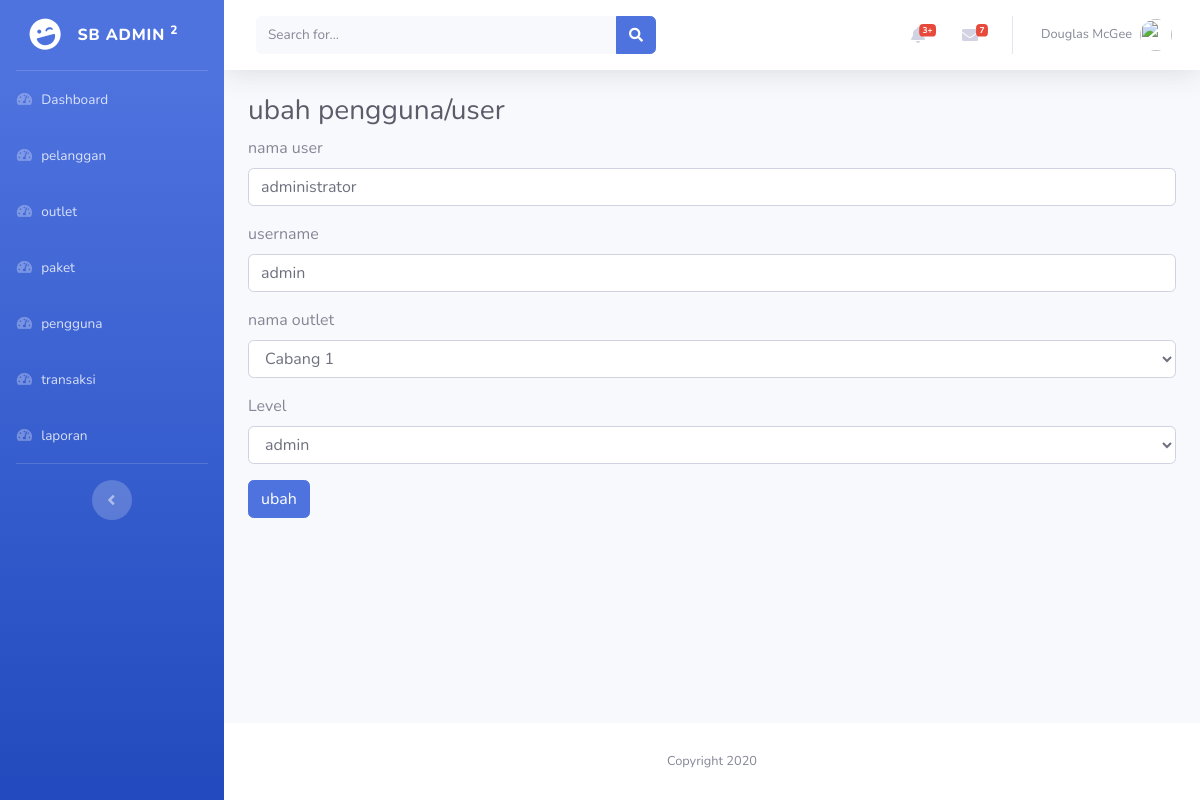
Screenshot of /admin/e_pengguna.php?id=1 (signed in) with the database file from the repository.
### tables this page shows
CREATE TABLE `tb_user` (
  `id_user` int(11) NOT NULL,
  `nama_user` varchar(35) NOT NULL,
  `username` varchar(35) NOT NULL,
  `password` varchar(35) NOT NULL,
  `id_outlet` int(15) NOT NULL,
  `level` enum('admin','kasir','owner') NOT NULL
);

CREATE TABLE `tb_outlet` (
  `id_outlet` int(15) NOT NULL,
  `nama_outlet` varchar(35) NOT NULL,
  `alamat` text NOT NULL,
  `telp` varchar(15) NOT NULL
);

### admin/e_pengguna.php (the view, shortened to what this page needs)
<?php
include("../koneksi.php");
$query2 = mysqli_query($koneksi, "SELECT * FROM tb_outlet");
$data_outlet = [];
while($r = mysqli_fetch_assoc($query2)){
  $data_outlet[] = $r;
}
$id = $_GET["id"];
$query3 = mysqli_query($koneksi, "SELECT * FROM tb_user WHERE id_user = $id");
$data = mysqli_fetch_assoc($query3);
?>
<!DOCTYPE html>
<html lang="en">
<head>
    <link href="../assets/fontawesome/css/all.min.css" rel="stylesheet" type="text/css">
    <link href="../assets/css/sb-admin-2.min.css" rel="stylesheet">
</head>
<body id="page-top">
    <div id="wrapper">
        <ul class="navbar-nav bg-gradient-primary sidebar sidebar-dark accordion" id="accordionSidebar">
            <a class="sidebar-brand d-flex align-items-center justify-content-center" href="index.html">
                <div class="sidebar-brand-icon rotate-n-15">
                    <i class="fas fa-laugh-wink"></i>
                </div>
                <div class="sidebar-brand-text mx-3">SB Admin <sup>2</sup></div>
            </a>
            <hr class="sidebar-divider my-0">
            <li class="nav-item">
                <a class="nav-link" href="index.php">
                    <i class="fas fa-fw fa-tachometer-alt"></i>
                    <span>Dashboard</span></a>
            </li>
            <li class="nav-item">
                <a class="nav-link" href="pelanggan.php">
                    <i class="fas fa-fw fa-tachometer-alt"></i>
                    <span>pelanggan</span></a>
            </li>
            <li class="nav-item">
                <a class="nav-link" href="outlet.php">
                    <i class="fas fa-fw fa-tachometer-alt"></i>
                    <span>outlet</span></a>
            </li>
            <li class="nav-item">
                <a class="nav-link" href="paket.php">
                    <i class="fas fa-fw fa-tachometer-alt"></i>
                    <span>paket</span></a>
            </li>
            <li class="nav-item">
                <a class="nav-link" href="pengguna.php">
                    <i class="fas fa-fw fa-tachometer-alt"></i>
                    <span>pengguna</span></a>
            </li>
            <li class="nav-item">
                <a class="nav-link" href="transaksi.php">
                    <i class="fas fa-fw fa-tachometer-alt"></i>
                    <span>transaksi</span></a>
            </li>
            <li class="nav-item">
                <a class="nav-link" href="laporan.php">
                    <i class="fas fa-fw fa-tachometer-alt"></i>
                    <span>laporan</span></a>
            </li>
            <hr class="sidebar-divider">
            <div class="text-center d-none d-md-inline">
                <button class="rounded-circle border-0" id="sidebarToggle"></button>
            </div>
        </ul>
        <div id="content-wrapper" class="d-flex flex-column">
            <div id="content">
                <nav class="navbar navbar-expand navbar-light bg-white topbar mb-4 static-top shadow">
                    <form
                        class="d-none d-sm-inline-block form-inline mr-auto ml-md-3 my-2 my-md-0 mw-100 navbar-search">
                        <div class="input-group">
                            <input type="text" class="form-control bg-light border-0 small" placeholder="Search for..."
                                aria-label="Search" aria-describedby="basic-addon2">
                            <div class="input-group-append">
                                <button class="btn btn-primary" type="button">
                                    <i class="fas fa-search fa-sm"></i>
                                </button>
                            </div>
                        </div>
                    </form>
                    <ul class="navbar-nav ml-auto">
                        <li class="nav-item dropdown no-arrow mx-1">
                            <a class="nav-link dropdown-toggle" href="#" id="alertsDropdown" role="button"
                                data-toggle="dropdown" aria-haspopup="true" aria-expanded="false">
                                <i class="fas fa-bell fa-fw"></i>
                                <span class="badge badge-danger badge-counter">3+</span>
                            </a>
                        </li>
                        <li class="nav-item dropdown no-arrow mx-1">
                            <a class="nav-link dropdown-toggle" href="#" id="messagesDropdown" role="button"
                                data-toggle="dropdown" aria-haspopup="true" aria-expanded="false">
                                <i class="fas fa-envelope fa-fw"></i>
                                <span class="badge badge-danger badge-counter">7</span>
                            </a>
                        </li>
                        <li class="nav-item dropdown no-arrow">
                            <a class="nav-link dropdown-toggle" href="#" id="userDropdown" role="button"
                                data-toggle="dropdown" aria-haspopup="true" aria-expanded="false">
                                <span class="mr-2 d-none d-lg-inline text-gray-600 small">Douglas McGee</span>
                                <img class="img-profile rounded-circle"
                                    src="img/undraw_profile.svg">
                            </a>
                        </li>
                    </ul>
                </nav>
                <div class="container-fluid">
                    <div class="d-sm-flex align-items-center justify-content-between mb-2">
                        <h1 class="h3 mb-0 text-gray-800">ubah pengguna/user</h1>
                    </div>
                    <div class="row mt-0">
                      <div class="col-12">
                        <form action="" method="post">
                          <div class="form-group">
                            <label>nama user</label>
                            <input type="text" name="nama_user" class="form-control" value="<?= $data['nama_user']; ?>">
                          </div>
                          <div class="form-group">
                            <label>username</label>
                            <input type="text" name="username" class="form-control" value="<?= $data['username']; ?>">
                          </div>
                          <div class="form-group">
                            <label>nama outlet</label>
                            <select name="id_outlet" id="" class="form-control">
                              <?php foreach($data_outlet as $d ) : ?>
                               <option value="<?= $d['id_outlet']; ?>"
                               <?php if($d["id_outlet"] == $data["id_outlet"]){echo"selected";}; ?>
                               >
                                 <?= $d["nama_outlet"]; ?>
                               </option>
                              <?php endforeach; ?>
                            </select>
                          </div>
                          <div class="form-group">
                            <label>Level</label>
                            <select name="level" id="" class="form-control">
                              <option value="admin"
                               <?php if($data["level"] == "admin"){echo"selected";} ?>
                              >
                                admin
                              </option>
                            </select>
                          </div>
                          <button class="btn btn-primary" name="ubah">ubah</button>
                        </form>
                      </div>
                    </div>
                </div>
            </div>
            <footer class="sticky-footer bg-white">
                <div class="container my-auto">
                    <div class="copyright text-center my-auto">
                        <span>Copyright 2020</span>
                    </div>
                </div>
            </footer>
        </div>
    </div>
</body>
</html>

### rows the page displays
tb_user: nama_user "administrator", username "admin", id_outlet "Cabang 1", level "admin"
